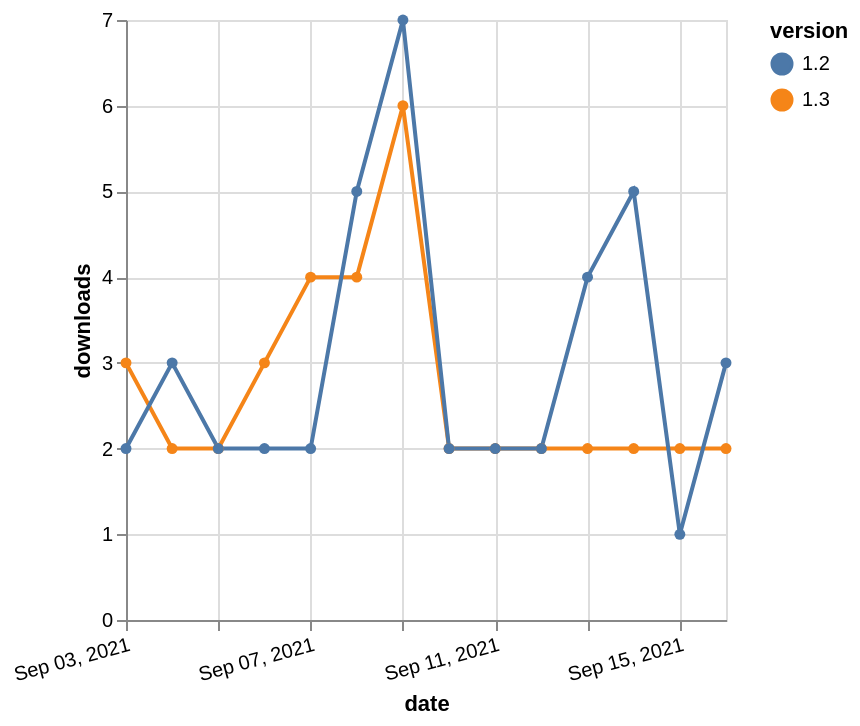

Here is the Vega-Lite specification saved for this chart:
### Vega-Lite specification from a JSON file in a GitHub repository (floating-point values rounded to 4 significant figures)
{"$schema": "https://vega.github.io/schema/vega-lite/v5.json", "description": "A simple bar chart with embedded data.", "data": {"values": [{"date": "2021-09-03", "total": 1093, "delta": 3, "version": "1.3"}, {"date": "2021-09-04", "total": 1095, "delta": 2, "version": "1.3"}, {"date": "2021-09-05", "total": 1097, "delta": 2, "version": "1.3"}, {"date": "2021-09-06", "total": 1100, "delta": 3, "version": "1.3"}, {"date": "2021-09-07", "total": 1104, "delta": 4, "version": "1.3"}, {"date": "2021-09-08", "total": 1108, "delta": 4, "version": "1.3"}, {"date": "2021-09-09", "total": 1114, "delta": 6, "version": "1.3"}, {"date": "2021-09-10", "total": 1116, "delta": 2, "version": "1.3"}, {"date": "2021-09-11", "total": 1118, "delta": 2, "version": "1.3"}, {"date": "2021-09-12", "total": 1120, "delta": 2, "version": "1.3"}, {"date": "2021-09-13", "total": 1122, "delta": 2, "version": "1.3"}, {"date": "2021-09-14", "total": 1124, "delta": 2, "version": "1.3"}, {"date": "2021-09-15", "total": 1126, "delta": 2, "version": "1.3"}, {"date": "2021-09-16", "total": 1128, "delta": 2, "version": "1.3"}, {"date": "2021-09-03", "total": 2386, "delta": 2, "version": "1.2"}, {"date": "2021-09-04", "total": 2389, "delta": 3, "version": "1.2"}, {"date": "2021-09-05", "total": 2391, "delta": 2, "version": "1.2"}, {"date": "2021-09-06", "total": 2393, "delta": 2, "version": "1.2"}, {"date": "2021-09-07", "total": 2395, "delta": 2, "version": "1.2"}, {"date": "2021-09-08", "total": 2400, "delta": 5, "version": "1.2"}, {"date": "2021-09-09", "total": 2407, "delta": 7, "version": "1.2"}, {"date": "2021-09-10", "total": 2409, "delta": 2, "version": "1.2"}, {"date": "2021-09-11", "total": 2411, "delta": 2, "version": "1.2"}, {"date": "2021-09-12", "total": 2413, "delta": 2, "version": "1.2"}, {"date": "2021-09-13", "total": 2417, "delta": 4, "version": "1.2"}, {"date": "2021-09-14", "total": 2422, "delta": 5, "version": "1.2"}, {"date": "2021-09-15", "total": 2423, "delta": 1, "version": "1.2"}, {"date": "2021-09-16", "total": 2426, "delta": 3, "version": "1.2"}]}, "width": "container", "mark": {"type": "line", "point": {"filled": true}}, "encoding": {"x": {"field": "date", "type": "temporal", "timeUnit": "yearmonthdate", "title": "date", "axis": {"labelAngle": -15}}, "y": {"field": "delta", "type": "quantitative", "title": "downloads"}, "color": {"field": "version", "type": "nominal"}, "tooltip": {"field": "delta"}}}
